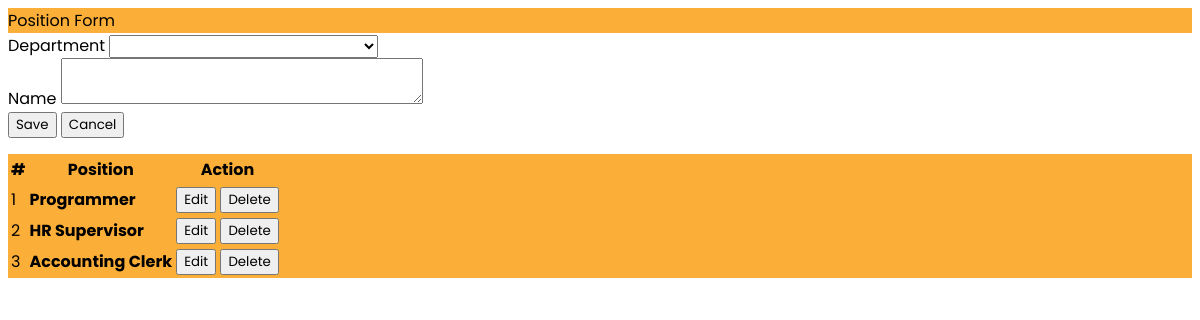
/position.php, run on the app's committed database.
### tables this page shows
CREATE TABLE `position` (
  `id` int(30) NOT NULL,
  `department_id` int(30) NOT NULL,
  `name` text NOT NULL
);

### position.php (the view, shortened to what this page needs)
<?php include('db_connect.php');?>
<div class="container-fluid">
	<div class="col-lg-12">
		<div class="row">
			<div class="col-md-4">
			<form action="" id="manage-position">
				<div class="card">
					<div class="card-header" style="background: #FCAF38;">
						  Position Form
				  	</div>
					<div class="card-body">
							<div class="form-group">
								<label class="control-label">Department</label>
								<select class="custom-select browser-default select2" name="department_id">
									<option value=""></option>
								<?php
								$dept = $conn->query("SELECT * from department order by name asc");
								while($row=$dept->fetch_assoc()):
								?>
									<option value="<?php echo $row['id'] ?>"><?php echo $row['name'] ?></option>
								<?php endwhile; ?>
								</select>
							</div>
							<div class="form-group">
								<label class="control-label">Name</label>
								<textarea name="name" id="" cols="30" rows="2" class="form-control"></textarea>
							</div>
					</div>
					<div class="card-footer">
						<div class="row">
							<div class="col-md-12">
								<button class="btn btn-sm btn-primary col-sm-3 offset-md-3"> Save</button>
								<button class="btn btn-sm btn-default col-sm-3" type="button" onclick="_reset()"> Cancel</button>
							</div>
						</div>
					</div>
				</div>
			</form>
			</div>
			<div class="col-md-8">
				<div class="card">
					<div class="card-body" style="background: #FCAF38;">
						<table class="table table-bordered table-hover">
							<thead>
								<tr>
									<th class="text-center">#</th>
									<th class="text-center">Position</th>
									<th class="text-center">Action</th>
								</tr>
							</thead>
							<tbody>
								<?php
								$i = 1;
								$position = $conn->query("SELECT * FROM position order by id asc");
								while($row=$position->fetch_assoc()):
								?>
								<tr>
									<td class="text-center"><?php echo $i++ ?></td>
									<td class="">
										 <p> <b><?php echo $row['name'] ?></b></p>
									</td>
									<td class="text-center">
										<button class="btn btn-sm btn-primary edit_position" type="button" data-id="<?php echo $row['id'] ?>" data-name="<?php echo $row['name'] ?>" data-department_id="<?php echo $row['department_id'] ?>"  >Edit</button>
										<button class="btn btn-sm btn-danger delete_position" type="button" data-id="<?php echo $row['id'] ?>">Delete</button>
									</td>
								</tr>
								<?php endwhile; ?>
							</tbody>
						</table>
					</div>
				</div>
			</div>
		</div>
	</div>
</div>

### position.php (style rules this page uses)
* { font-family: 'Poppins', sans-serif; }
td { vertical-align: middle !important; }
td p { margin: unset }

### data on the page
position: name "Programmer"
position: name "HR Supervisor"
position: name "Accounting Clerk"
